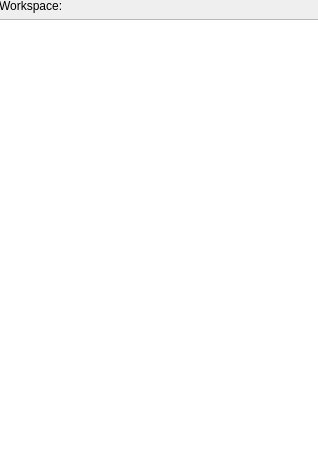
<?xml version="1.0" encoding="UTF-8"?>
<ui version="4.0">
 <class>ProjectsWidget</class>
 <widget class="QWidget" name="ProjectsWidget">
  <property name="geometry">
   <rect>
    <x>0</x>
    <y>0</y>
    <width>318</width>
    <height>472</height>
   </rect>
  </property>
  <property name="windowTitle">
   <string>Projects</string>
  </property>
  <widget class="QWidget" name="verticalLayoutWidget">
   <property name="geometry">
    <rect>
     <x>-1</x>
     <y>-1</y>
     <width>321</width>
     <height>481</height>
    </rect>
   </property>
   <layout class="QVBoxLayout" name="verticalLayout">
    <property name="sizeConstraint">
     <enum>QLayout::SetNoConstraint</enum>
    </property>
    <item>
     <widget class="QLabel" name="workspaceLabel">
      <property name="text">
       <string>Workspace:</string>
      </property>
     </widget>
    </item>
    <item>
     <widget class="QTreeView" name="treeView"/>
    </item>
   </layout>
  </widget>
 </widget>
 <resources/>
 <connections/>
</ui>
